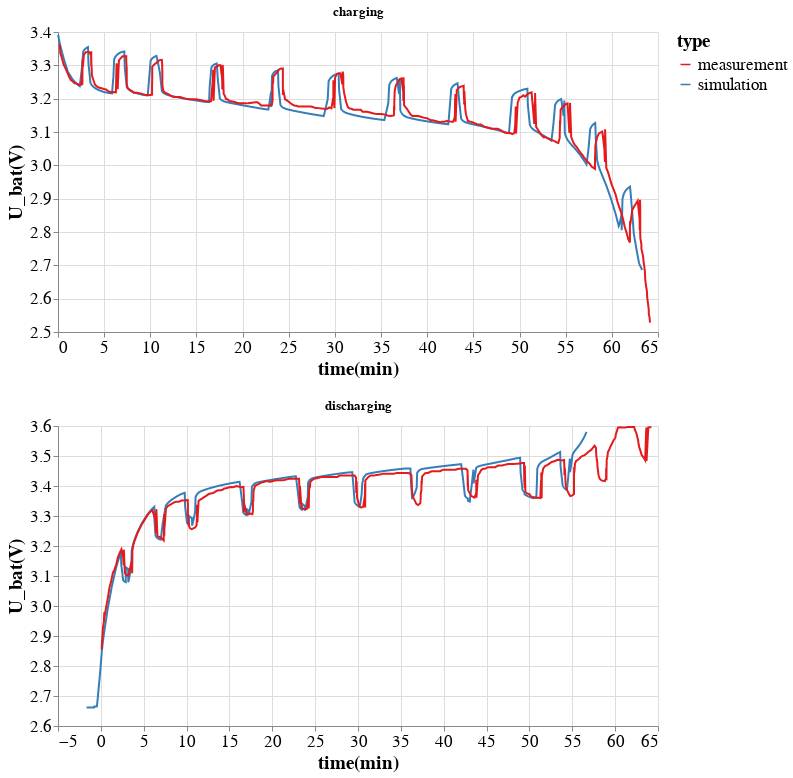

Here is the notebook cell this chart was saved with:
### Code cell
alt.vconcat(
    get_test_voltage_response(False).properties(
        title='charging'
    ),
    get_test_voltage_response(True).properties(
        title='discharging')
).configure_view(
    height=300,
    width=600
).configure_legend(
    labelFont='CMU Serif',
    titleFont='CMU Serif',
    labelFontSize=17,
    titleFontSize=19,
).configure_axis(
    labelFont='CMU Serif',
    titleFont='CMU Serif',
    labelFontSize=17,
    titleFontSize=19,
)

### Figure 1 — Vega-Lite specification as saved in the notebook (floating-point values rounded to 4 significant figures; data arrays with more than 128 entries replaced by an {"elided": "..."} marker saying what was removed)
{"config": {"view": {"continuousWidth": 400, "continuousHeight": 300, "height": 300, "width": 600}, "axis": {"labelFont": "CMU Serif", "labelFontSize": 17, "titleFont": "CMU Serif", "titleFontSize": 19}, "legend": {"labelFont": "CMU Serif", "labelFontSize": 17, "titleFont": "CMU Serif", "titleFontSize": 19}}, "vconcat": [{"data": {"name": "data-bf0a32e81254d817c4a6e36cc9f46cba"}, "mark": "line", "encoding": {"color": {"type": "nominal", "field": "type", "scale": {"scheme": "set1"}}, "x": {"type": "quantitative", "field": "time", "title": "time(min)"}, "y": {"type": "quantitative", "field": "voltage", "scale": {"zero": false}, "title": "U_bat(V)"}}, "title": "charging"}, {"data": {"name": "data-c3660c1f1d46b5ea22285c365bab8d7a"}, "mark": "line", "encoding": {"color": {"type": "nominal", "field": "type", "scale": {"scheme": "set1"}}, "x": {"type": "quantitative", "field": "time", "title": "time(min)"}, "y": {"type": "quantitative", "field": "voltage", "scale": {"zero": false}, "title": "U_bat(V)"}}, "title": "discharging"}], "$schema": "https://vega.github.io/schema/vega-lite/v4.8.1.json", "datasets": {"data-bf0a32e81254d817c4a6e36cc9f46cba": {"elided": "4276 records"}, "data-c3660c1f1d46b5ea22285c365bab8d7a": {"elided": "3954 records"}}}
